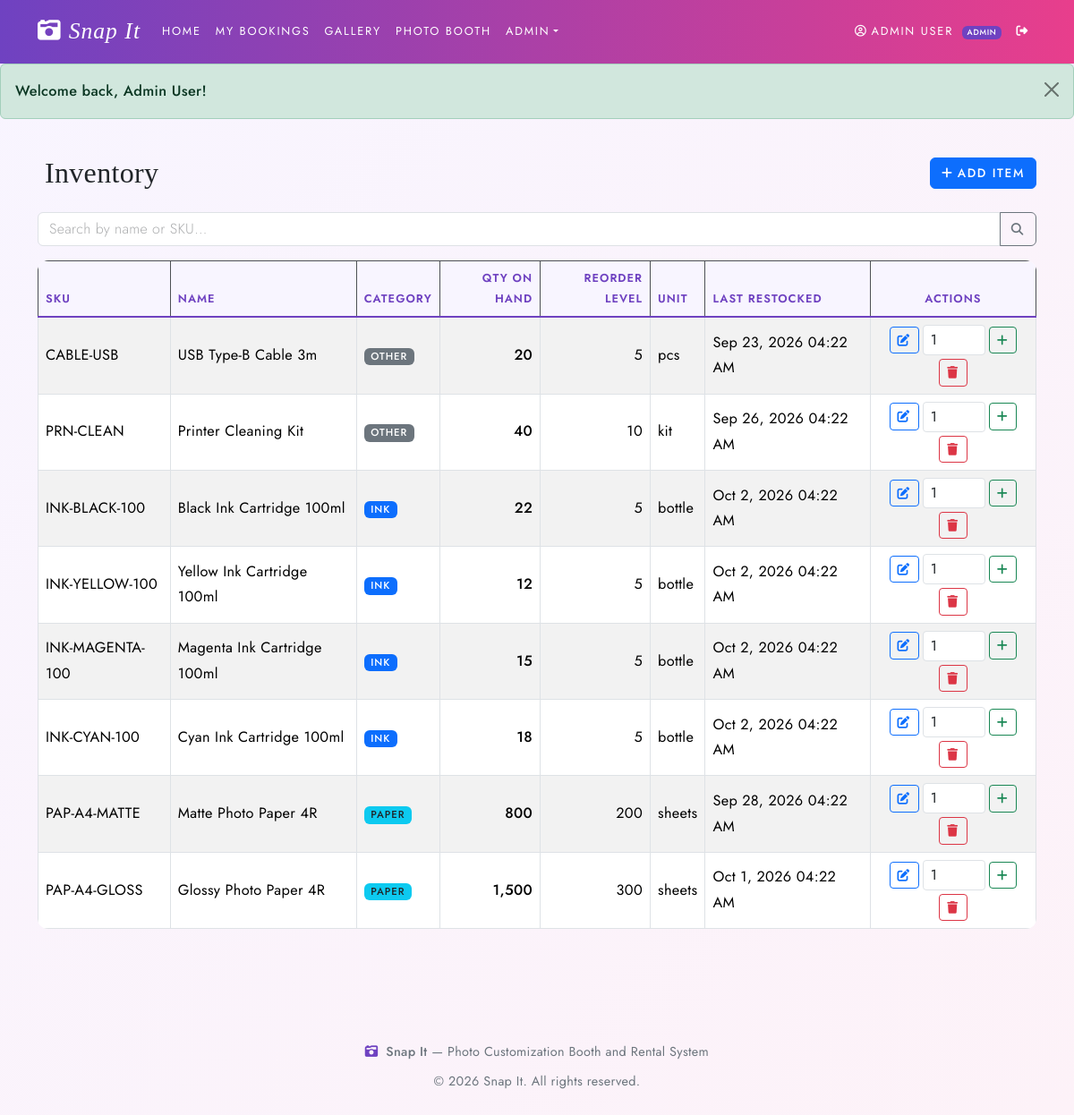
/inventory/index.php (signed in), run on the app's committed database.
### tables this page shows
CREATE TABLE IF NOT EXISTS inventory_items (
    item_id INT PRIMARY KEY AUTO_INCREMENT,
    sku VARCHAR(50) UNIQUE,
    name VARCHAR(150) NOT NULL,
    description VARCHAR(255),
    category ENUM('paper','ink','other') NOT NULL DEFAULT 'other',
    quantity_on_hand INT NOT NULL DEFAULT 0,
    reorder_level INT NOT NULL DEFAULT 10,
    unit_measure VARCHAR(30) NOT NULL DEFAULT 'pcs',
    last_restocked_at DATETIME NULL,
    created_at DATETIME NOT NULL DEFAULT CURRENT_TIMESTAMP
);

### includes/functions.php (called while the page is built, shortened)
<?php
function e($str) {
    return htmlspecialchars((string)$str, ENT_QUOTES, 'UTF-8');
}
function format_date($dateStr, $withTime = false) {
    $ts = strtotime($dateStr);
    if ($withTime) return date('M j, Y h:i A', $ts);
    return date('M j, Y', $ts);
}
function site_base() {
    static $base = null;
    if ($base !== null) return $base;
    $script = str_replace('\\', '/', $_SERVER['SCRIPT_NAME']);
    $needle = '/snapit/';
    $pos = strpos($script, $needle);
    if ($pos === false) {
        $base = rtrim(dirname($script), '/');
    } else {
        $base = substr($script, 0, $pos) . '/snapit';
    }
    return $base;
}
function site_url($path = '') {
    $b = site_base();
    if ($path === '') return $b . '/';
    $path = ltrim($path, '/');
    return $b . '/' . $path;
}

### inventory/index.php (the view, shortened to what this page needs)
<?php
require_once __DIR__ . '/../includes/functions.php';
require_once __DIR__ . '/../includes/config.php';
$search = trim($_GET['q'] ?? '');
$where = '';
$sql = "SELECT * FROM inventory_items $where ORDER BY item_id DESC";
$stmt = mysqli_prepare($conn, $sql);
mysqli_stmt_execute($stmt);
$result = mysqli_stmt_get_result($stmt);
$items = [];
while ($row = mysqli_fetch_assoc($result)) {
    $items[] = $row;
}
require __DIR__ . '/../includes/header.php';
require __DIR__ . '/../includes/alert.php';
?>
<div class="container py-4">
    <div class="d-flex justify-content-between align-items-center mb-4 flex-wrap gap-2">
        <h2 class="mb-0"><i class="fa-solid fa-boxes-stocked me-2"></i>Inventory</h2>
        <a href="<?= e(site_url('inventory/create.php')) ?>" class="btn btn-primary">
            <i class="fa-solid fa-plus me-1"></i>Add Item
        </a>
    </div>
    <form method="GET" class="mb-3">
        <div class="input-group">
            <input type="text" name="q" class="form-control" placeholder="Search by name or SKU..."
                value="<?= e($search) ?>">
            <button class="btn btn-outline-secondary" type="submit">
                <i class="fa-solid fa-magnifying-glass"></i>
            </button>
        </div>
    </form>
    <div class="table-responsive">
        <table class="table table-striped table-bordered align-middle">
            <thead class="table-dark">
                <tr>
                    <th>SKU</th>
                    <th>Name</th>
                    <th>Category</th>
                    <th class="text-end">Qty on Hand</th>
                    <th class="text-end">Reorder Level</th>
                    <th>Unit</th>
                    <th>Last Restocked</th>
                    <th class="text-center">Actions</th>
                </tr>
            </thead>
            <tbody>
                <?php if (empty($items)): ?>
                    <tr>
                        <td colspan="8" class="text-center text-muted py-4">No inventory items found.</td>
                    </tr>
                <?php else: ?>
                    <?php foreach ($items as $item): ?>
                        <?php $lowStock = (int)$item['quantity_on_hand'] <= (int)$item['reorder_level']; ?>
                        <tr class="<?= $lowStock ? 'reorder-alert table-warning' : '' ?>">
                            <td><?= e($item['sku'] ?? '-') ?></td>
                            <td>
                                <?= e($item['name']) ?>
                            </td>
                            <td>
                                <?php
                                $catMap = ['paper' => 'Paper', 'ink' => 'Ink', 'other' => 'Other'];
                                $catBadge = ['paper' => 'bg-info text-dark', 'ink' => 'bg-primary', 'other' => 'bg-secondary'];
                                ?>
                                <span class="badge <?= $catBadge[$item['category']] ?? 'bg-secondary' ?>">
                                    <?= e($catMap[$item['category']] ?? $item['category']) ?>
                                </span>
                            </td>
                            <td class="text-end fw-bold <?= $lowStock ? 'text-danger' : '' ?>">
                                <?= e(number_format($item['quantity_on_hand'])) ?>
                            </td>
                            <td class="text-end"><?= e(number_format($item['reorder_level'])) ?></td>
                            <td><?= e($item['unit_measure']) ?></td>
                            <td><?= e(format_date($item['last_restocked_at'], true)) ?></td>
                            <td class="text-center">
                                <div class="d-inline-flex gap-1 align-items-center flex-wrap justify-content-center">
                                    <a href="<?= e(site_url('inventory/edit.php?id=' . $item['item_id'])) ?>"
                                        class="btn btn-sm btn-outline-primary" title="Edit">
                                        <i class="fa-solid fa-pen-to-square"></i>
                                    </a>
                                    <form method="POST" action="<?= e(site_url('inventory/restock.php')) ?>"
                                        class="d-inline-flex align-items-center gap-1">
                                        <input type="number" name="add_qty" min="1" value="1"
                                            class="form-control form-control-sm" style="width: 70px;" required>
                                        <button type="submit" class="btn btn-sm btn-outline-success" title="Restock">
                                            <i class="fa-solid fa-plus"></i>
                                        </button>
                                    </form>
                                    <a href="<?= e(site_url('inventory/delete.php?id=' . $item['item_id'])) ?>"
                                        class="btn btn-sm btn-outline-danger" title="Delete"
                                        onclick="return confirm('Delete this inventory item?');">
                                        <i class="fa-solid fa-trash"></i>
                                    </a>
                                </div>
                            </td>
                        </tr>
                    <?php endforeach; ?>
                <?php endif; ?>
            </tbody>
        </table>
    </div>
</div>
<?php require __DIR__ . '/../includes/footer.php'; ?>

### includes/style/style.css (style rules this page uses)
:root { --snapit-primary: #6f42c1; --snapit-secondary: #e83e8c; --snapit-accent: #fd7e14; --snapit-dark: #1f1b2e; --snapit-light: #f8f5ff; }
body { font-family: var(--font-body); background: linear-gradient(135deg, #f8f5ff 0%, #fdf2f8 100%); min-height: 100vh; }
.table { background: #fff; border-radius: 12px; overflow: hidden; }
.table thead th { background: var(--snapit-light); color: var(--snapit-primary); font-weight: 600; border-bottom: 2px solid var(--snapit-primary); }
:root { --font-display: 'Playfair Display', 'Bodoni Moda', Georgia, 'Times New Roman', serif; --font-body: 'Jost', 'Segoe UI', Tahoma, Geneva, Verdana, sans-serif; --snapit-gold: #c9a96e; --bs-body-font-family: var(--font-body); --bs-body-font-size: 1.02rem; --bs-body-font-weight: 400; --bs-body-line-height: 1.75; }
body { font-family: var(--font-body); font-weight: 400; line-height: 1.75; letter-spacing: 0.02em; -webkit-font-smoothing: antialiased; -moz-osx-font-smoothing: grayscale; }
h1, h2, h3, h4, h5, h6, .h1, .h2, .h3, .h4, .h5, .h6, .display-1, .display-2, .display-3, .display-4, .display-5, .display-6, .card-title, .modal-title, .accordion-button { font-family: var(--font-display); font-weight: 500; letter-spacing: 0.01em; line-height: 1.25; font-variant-numeric: lining-nums; font-feature-settings: "lnum" 1; }
input, select, textarea, button, .form-control, .form-select, .form-label, .form-text, .form-check-label, .input-group-text, .btn, .badge, .dropdown-item, .nav-link, .table, .alert, .page-link, .list-group-item { font-family: var(--font-body); }
.form-control, .form-select, textarea { font-weight: 400; font-size: 1rem; letter-spacing: 0.02em; }
.form-control::placeholder, textarea::placeholder { font-weight: 300; opacity: 0.5; }
.btn { font-weight: 500; font-size: 0.85rem; text-transform: uppercase; letter-spacing: 0.12em; }
.badge { font-weight: 500; letter-spacing: 0.08em; text-transform: uppercase; font-size: 0.7em; }
.table th { font-weight: 500; text-transform: uppercase; letter-spacing: 0.08em; font-size: 0.8rem; }
.fw-bold, .fw-bolder, .fw-semibold { font-weight: 500 !important; }

### data on the page
inventory_items: sku "CABLE-USB", name "USB Type-B Cable 3m", category "OTHER", quantity_on_hand "20", reorder_level "5", unit_measure "pcs", last_restocked_at "Sep 23, 2026 04:22 AM"
inventory_items: sku "PRN-CLEAN", name "Printer Cleaning Kit", category "OTHER", quantity_on_hand "40", reorder_level "10", unit_measure "kit", last_restocked_at "Sep 26, 2026 04:22 AM"
inventory_items: sku "INK-BLACK-100", name "Black Ink Cartridge 100ml", category "INK", quantity_on_hand "22", reorder_level "5", unit_measure "bottle", last_restocked_at "Oct 2, 2026 04:22 AM"
inventory_items: sku "INK-YELLOW-100", name "Yellow Ink Cartridge 100ml", category "INK", quantity_on_hand "12", reorder_level "5", unit_measure "bottle", last_restocked_at "Oct 2, 2026 04:22 AM"
inventory_items: sku "INK-MAGENTA-100", name "Magenta Ink Cartridge 100ml", category "INK", quantity_on_hand "15", reorder_level "5", unit_measure "bottle", last_restocked_at "Oct 2, 2026 04:22 AM"
inventory_items: sku "INK-CYAN-100", name "Cyan Ink Cartridge 100ml", category "INK", quantity_on_hand "18", reorder_level "5", unit_measure "bottle", last_restocked_at "Oct 2, 2026 04:22 AM"
inventory_items: sku "PAP-A4-MATTE", name "Matte Photo Paper 4R", category "PAPER", quantity_on_hand "800", reorder_level "200", unit_measure "sheets", last_restocked_at "Sep 28, 2026 04:22 AM"
inventory_items: sku "PAP-A4-GLOSS", name "Glossy Photo Paper 4R", category "PAPER", quantity_on_hand "1,500", reorder_level "300", unit_measure "sheets", last_restocked_at "Oct 1, 2026 04:22 AM"

### other printed values
$_SESSION['name'] "ADMIN USER"
$_SESSION['role'] "ADMIN"
$flash['message'] "Welcome back, Admin User!"
